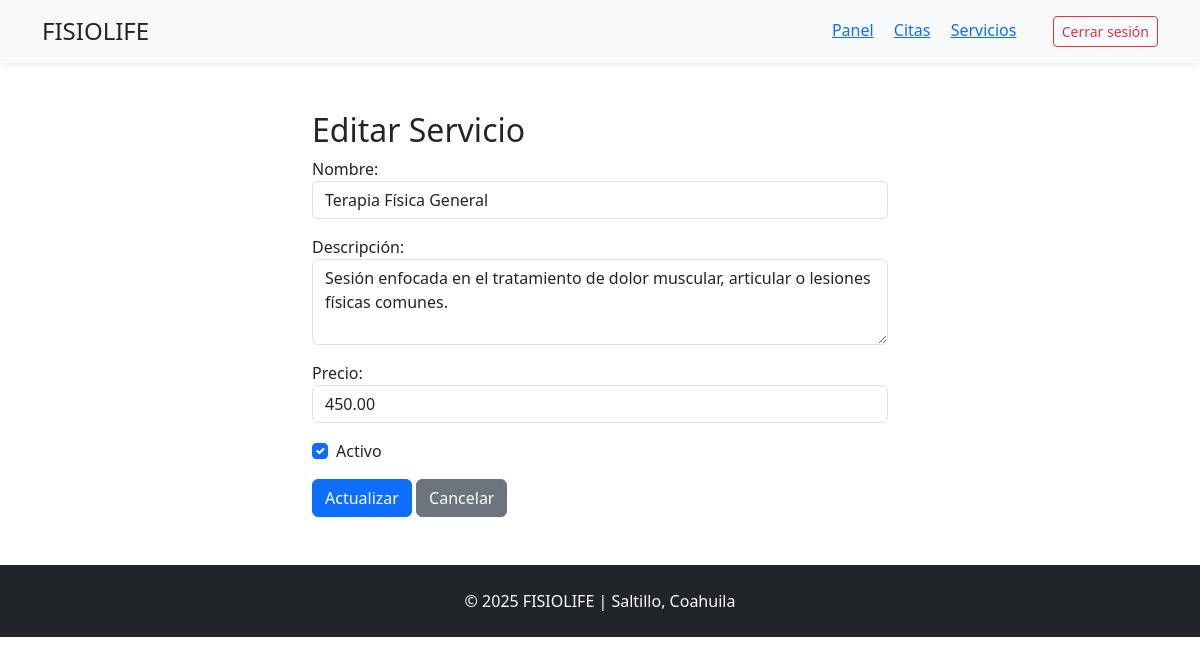
/admin/servicios/editar/1 (signed in), run on the app's committed database.
### app/models.py (models this page shows)
class Servicio(db.Model):
    __tablename__ = 'servicios'
    id = db.Column(db.Integer, primary_key=True)
    nombre = db.Column(db.String(100), nullable=False)
    descripcion = db.Column(db.Text)
    precio = db.Column(db.Numeric(10, 2), nullable=False)
    activo = db.Column(db.Boolean, default=True)
    citas = db.relationship('Cita', backref='servicio', lazy=True)

### app/routes.py (the view, shortened to what this page needs)
@app.route("/admin/servicios/editar/<int:id>", methods=["GET", "POST"])
def editar_servicio(id):
    if "usuario_id" not in session:
        return redirect(url_for("login"))
    servicio = Servicio.query.get_or_404(id)
    return render_template("admin/form_servicio.html", servicio=servicio, modo="editar")

### app/templates/admin/form_servicio.html (shortened to what this page needs)
{% extends "base.html" %}
{% block content %}
<div class="container mt-5" style="max-width: 600px;">
    <h2>{{ 'Editar' if modo == 'editar' else 'Agregar' }} Servicio</h2>
    <form method="POST">
        <div class="mb-3">
            <label>Nombre:</label>
            <input type="text" name="nombre" class="form-control" required value="{{ servicio.nombre if servicio else '' }}">
        </div>
        <div class="mb-3">
            <label>Descripción:</label>
            <textarea name="descripcion" class="form-control" rows="3">{{ servicio.descripcion if servicio else '' }}</textarea>
        </div>
        <div class="mb-3">
            <label>Precio:</label>
            <input type="number" name="precio" step="0.01" class="form-control" required value="{{ servicio.precio if servicio else '' }}">
        </div>
        <div class="form-check mb-3">
            <input class="form-check-input" type="checkbox" name="activo" id="activo" {% if servicio and servicio.activo %}checked{% endif %}>
            <label class="form-check-label" for="activo">Activo</label>
        </div>
        <button type="submit" class="btn btn-primary">{{ 'Actualizar' if modo == 'editar' else 'Agregar' }}</button>
        <a href="{{ url_for('admin_servicios') }}" class="btn btn-secondary">Cancelar</a>
    </form>
</div>
{% endblock %}

### app/static/css/estilos.css (style rules this page uses)
body { font-family: 'Segoe UI', sans-serif; background-color: #f9f9f9; }

### data on the page
Servicio: nombre "Terapia Física General", descripcion "Sesión enfocada en el tratamiento de dolor muscular, articular o lesiones físicas comunes.", precio "450.00", activo "☑"

### other printed values
{{ 'Editar' if modo == 'editar' else 'Agregar' }} "Editar"
{{ 'Actualizar' if modo == 'editar' else 'Agregar' }} "Actualizar"
